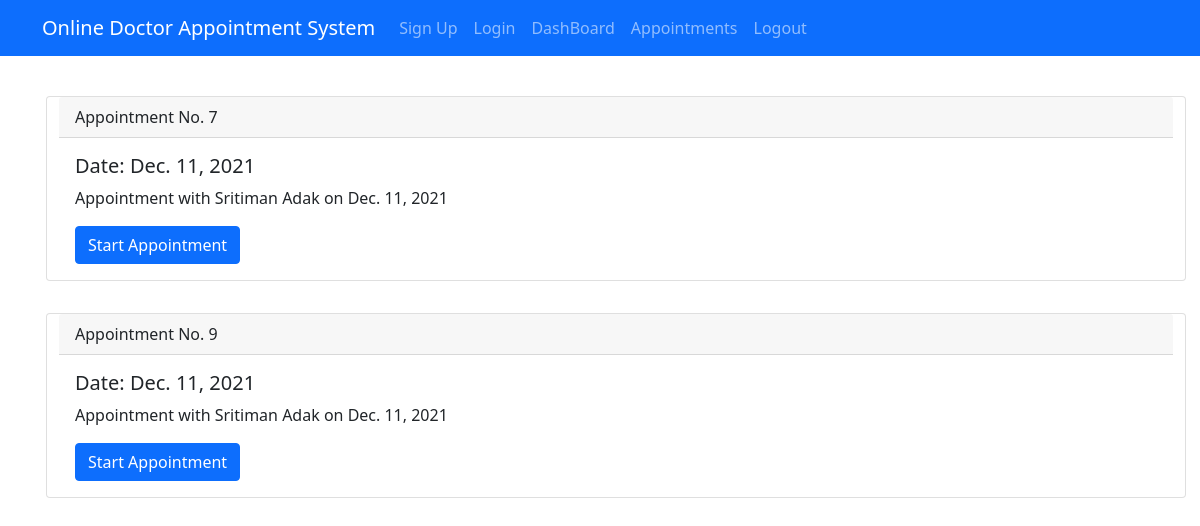
Page /appointments/doctor/ (signed in) on the earlier database version.
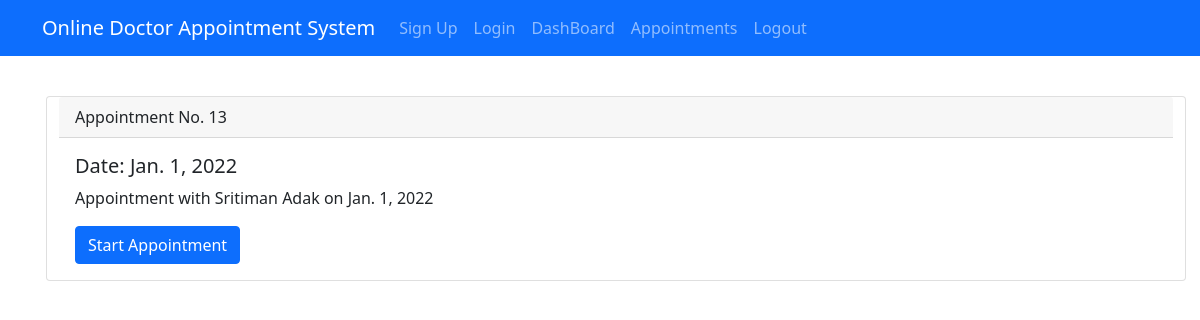
Same page on the later database version.
### mainapp/models.py (models this page shows)
class Appointment(models.Model):
    STATUS = [
        ("finished","finished"),
        ("upcomming","upcomming"),
        ("ongoing","ongoing"),
    ]
    patient = models.ForeignKey(Patient, on_delete=models.CASCADE)
    doctor = models.ForeignKey(Doctor, on_delete=models.CASCADE)
    date = models.DateField(null=True, blank=True)
    time = models.TimeField(null=True, blank=True)
    status = models.CharField(null = True, blank = True, max_length=20, choices=STATUS)

### mainapp/views.py (the view)
# urls.py: path('appointments/doctor/',views.DoctorAppointmentPage, name="d_app"),
def DoctorAppointmentPage(request):
    appointments = Appointment.objects.filter(doctor = request.user)
    context = {
        'appointments': appointments,
    }
    return render(request,"doctor/doctor-appointment.html",context= context)

### templates/doctor/doctor-appointment.html
{% extends "doctor/base.html" %}
{% block content %}
<div class="container">
<div class="row mt-4">
{% for appointment in appointments %}
<div class="card m-3">
    <div class="card-header">
      Appointment No. {{appointment.id}}
    </div>
    <div class="card-body">
      <h5 class="card-title">Date: {{appointment.date}}</h5>
      <p class="card-text">Appointment with {{appointment.patient.first_name}} {{appointment.patient.last_name}} on {{appointment.date}}</p>
      <a href="{% url 'main-chat-view' appointment.id %}" class="btn btn-primary" target="_blank">Start Appointment</a>
    </div>
  </div>
{% endfor %}
</div>
</div>
{% endblock %}

Differences in the rows shown:
removed Appointment: id "7", date "Dec. 11, 2021", patient.first_name "Sritiman", patient.last_name "Adak"
removed Appointment: id "9", date "Dec. 11, 2021", patient.first_name "Sritiman", patient.last_name "Adak"
added Appointment: id "13", date "Jan. 1, 2022", patient.first_name "Sritiman", patient.last_name "Adak"
